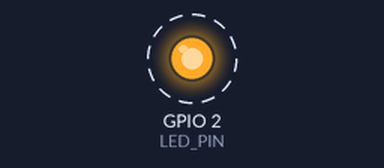
The sketch below on a simulated ESP32. Shown: output pins drawn as LEDs (lit = HIGH). Dashed ring = blinking. What the sketch prints to the serial monitor is not drawn.

Above: at 0.7 s.
Timing chart, 0 to 3.5 s (numbered marks = the images above):
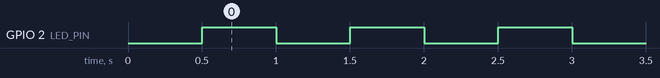

The sketch:

esp32-hello.ino
```cpp
// ESP32 DevKit V1 first test: blink the blue LED and say hello over USB.
// The blue LED on DevKit V1 boards is on GPIO 2.

const int LED_PIN = 2;
int count = 0;

void setup() {
  Serial.begin(115200);
  pinMode(LED_PIN, OUTPUT);
  delay(500);
  Serial.println("hello from the ESP32");
}

void loop() {
  digitalWrite(LED_PIN, HIGH);
  delay(500);
  digitalWrite(LED_PIN, LOW);
  delay(500);
  count++;
  Serial.print("hello ");
  Serial.println(count);
}
```

Measured:
- by itself, GPIO 2 (LED_PIN): alternates HIGH for 0.50 s and LOW for 0.50 s
